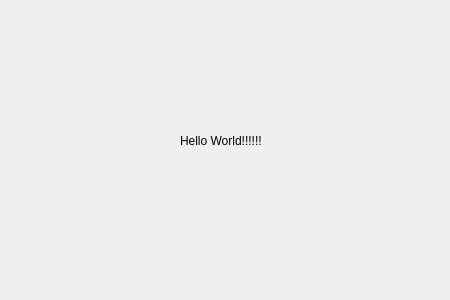
<?xml version="1.0" encoding="UTF-8"?>
<ui version="4.0">
 <class>Frame</class>
 <widget class="QFrame" name="Frame">
  <property name="geometry">
   <rect>
    <x>0</x>
    <y>0</y>
    <width>450</width>
    <height>300</height>
   </rect>
  </property>
  <property name="windowTitle">
   <string>Frame</string>
  </property>
  <widget class="QLabel" name="label">
   <property name="geometry">
    <rect>
     <x>180</x>
     <y>120</y>
     <width>81</width>
     <height>41</height>
    </rect>
   </property>
   <property name="text">
    <string>Hello World!!!!!!!</string>
   </property>
  </widget>
 </widget>
 <resources/>
 <connections/>
</ui>
